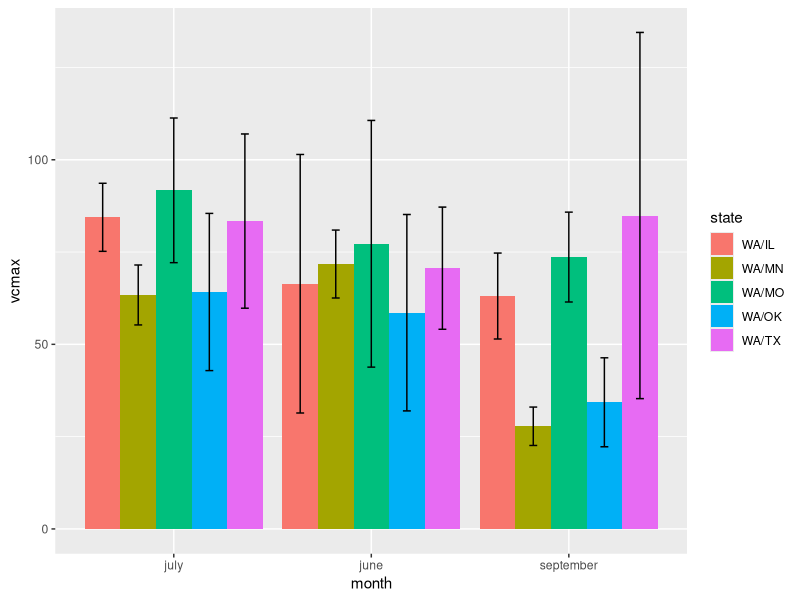

Here is the R script that generated this plot: (Note: this script raises an error after producing the figure.)
setwd("C:/Users/ianshiach/Desktop/Grad School/Thesis/Data/Master Files")
aci <- read.table (file="2013_2014_photosynthesis_master.csv", sep=",", header=TRUE)
data <- read.table (file="2014_all_but_photosynthesis_master.csv", sep=",", header=TRUE)

#subset 2014
aci2014 <- subset(aci, year == 2014)

#libraries
library(ggplot2)

#tapply to get averages


#tapply(aci2014$vcmax, aci2014$genotype, mean)

#summary stats
#trying to follow http://www.cookbook-r.com/Graphs/Plotting_means_and_error_bars_(ggplot2)/

#define function summarySE

summarySE <- function(data=NULL, measurevar, groupvars=NULL, na.rm=FALSE,
                      conf.interval=.95, .drop=TRUE) {
  library(plyr)
  
  # New version of length which can handle NA's: if na.rm==T, don't count them
  length2 <- function (x, na.rm=FALSE) {
    if (na.rm) sum(!is.na(x))
    else       length(x)
  }
  
  # This does the summary. For each group's data frame, return a vector with
  # N, mean, and sd
  datac <- ddply(data, groupvars, .drop=.drop,
                 .fun = function(xx, col) {
                   c(N    = length2(xx[[col]], na.rm=na.rm),
                     mean = mean   (xx[[col]], na.rm=na.rm),
                     sd   = sd     (xx[[col]], na.rm=na.rm)
                   )
                 },
                 measurevar
  )
  
  # Rename the "mean" column    
  datac <- rename(datac, c("mean" = measurevar))
  
  datac$se <- datac$sd / sqrt(datac$N)  # Calculate standard error of the mean
  
  # Confidence interval multiplier for standard error
  # Calculate t-statistic for confidence interval: 
  # e.g., if conf.interval is .95, use .975 (above/below), and use df=N-1
  ciMult <- qt(conf.interval/2 + .5, datac$N-1)
  datac$ci <- datac$se * ciMult
  
  return(datac)
}






#plot means




# Summaries then graphs

# Graphs use 95% confidence intervals instead of SEM. See reference above.

# Vcmax

summary_vcmax <- summarySE(aci2014, measurevar="vcmax", groupvars=c("state","month"))

ggplot(summary_vcmax, aes(x=month, y=vcmax, fill=state)) + 
  geom_bar(position=position_dodge(), stat="identity") +
  geom_errorbar(aes(ymin=vcmax-ci, ymax=vcmax+ci),
                width=.2,                    # Width of the error bars
                position=position_dodge(.9))



#June
boxplot(june_vcmax ~ state, data = aci2014,
        xlab = "Genotype", ylab = "Vcmax",
        main = "June 2014 Vcmax")

#July
boxplot(july_vcmax ~ state, data = aci2014,
        xlab = "Genotype", ylab = "Vcmax",
        main = "July 2014 Vcmax")

#September
boxplot(september_vcmax ~ state, data = aci2014,
        xlab = "Genotype", ylab = "Vcmax",
        main = "September 2014 Vcmax")







# jmax

summary_jmax <- summarySE(aci2014, measurevar="jmax", groupvars=c("state","month"))

ggplot(summary_jmax, aes(x=month, y=jmax, fill=state)) + 
  geom_bar(position=position_dodge(), stat="identity") +
  geom_errorbar(aes(ymin=jmax-ci, ymax=jmax+ci),
                width=.2,                    # Width of the error bars
                position=position_dodge(.9))


#June

boxplot(june_jmax ~ state, data = aci2014,
        xlab = "Genotype", ylab = "Jmax",
        main = "June 2014 Jmax")

#July

boxplot(july_jmax ~ state, data = aci2014,
        xlab = "Genotype", ylab = "Jmax",
        main = "July 2014 Jmax")

#September

boxplot(september_jmax ~ state, data = aci2014,
        xlab = "Genotype", ylab = "Jmax",
        main = "September 2014 Jmax")





# Biomass

summary_biomass <- summarySE(data, measurevar="biomass", groupvars=c("state"))

ggplot(summary_biomass, aes(x=state, y=biomass, fill=state)) + 
  geom_bar(position=position_dodge(), stat="identity") +
  geom_errorbar(aes(ymin=biomass-ci, ymax=biomass+ci),
                width=.2,                    # Width of the error bars
                position=position_dodge(.9))

boxplot(biomass ~ state, data = data,
        xlab = "Genotype", ylab = "Biomass (g)", 
        main = "2014 Biomass")

# Start growth
summary_start_growth <- summarySE(data, measurevar="start_growth", groupvars=c("state"))

ggplot(summary_start_growth, aes(x=state, y=start_growth, fill=state)) + 
  geom_bar(position=position_dodge(), stat="identity") +
  geom_errorbar(aes(ymin=start_growth-ci, ymax=start_growth+ci),
                width=.2,                    # Width of the error bars
                position=position_dodge(.9))

boxplot(start_growth ~ state, data = data,
        xlab = "Genotype", ylab = "start_growth", 
        main = "2014 start_growth")


# End growth

summary_end_growth <- summarySE(data, measurevar="end_growth", groupvars=c("state"))


ggplot(summary_end_growth, aes(x=state, y=end_growth, fill=state)) + 
  geom_bar(position=position_dodge(), stat="identity") +
  geom_errorbar(aes(ymin=end_growth-ci, ymax=end_growth+ci),
                width=.2,                    # Width of the error bars
                position=position_dodge(.9))


boxplot(end_growth ~ state, data = data,
        xlab = "Genotype", ylab = "end_growth", 
        main = "2014 end_growth")



# Duration growth
summary_duration_growth <- summarySE(data, measurevar="duration_growth", groupvars=c("state"))

ggplot(summary_duration_growth, aes(x=state, y=duration_growth, fill=state)) + 
  geom_bar(position=position_dodge(), stat="identity") +
  geom_errorbar(aes(ymin=duration_growth-ci, ymax=duration_growth+ci),
                width=.2,                    # Width of the error bars
                position=position_dodge(.9))

boxplot(duration_growth ~ state, data = data,
        xlab = "Genotype", ylab = "duration_growth", 
        main = "2014 duration_growth")


# June branches

summary_june_branch_number <- summarySE(data, measurevar="june_branch_number", groupvars=c("state"))

ggplot(summary_june_branch_number, aes(x=state, y=june_branch_number, fill=state)) + 
  geom_bar(position=position_dodge(), stat="identity") +
  geom_errorbar(aes(ymin=june_branch_number-ci, ymax=june_branch_number+ci),
                width=.2,                    # Width of the error bars
                position=position_dodge(.9))

boxplot(june_branch_number ~ state, data = data,
        xlab = "Genotype", ylab = "june_branch_number", 
        main = "2014 june_branch_number")


# December branches

summary_december_branch_number <- summarySE(data, measurevar="december_branch_number", groupvars=c("state"))

ggplot(summary_december_branch_number, aes(x=state, y=december_branch_number, fill=state)) + 
  geom_bar(position=position_dodge(), stat="identity") +
  geom_errorbar(aes(ymin=december_branch_number-ci, ymax=december_branch_number+ci),
                width=.2,                    # Width of the error bars
                position=position_dodge(.9))

boxplot(december_branch_number ~ state, data = data,
        xlab = "Genotype", ylab = "december_branch_number", 
        main = "2014 december_branch_number")


# June total diameter

summary_june_total_diameter <- summarySE(data, measurevar="june_total_diameter", groupvars=c("state"))

ggplot(summary_june_total_diameter, aes(x=state, y=june_total_diameter, fill=state)) + 
  geom_bar(position=position_dodge(), stat="identity") +
  geom_errorbar(aes(ymin=june_total_diameter-ci, ymax=june_total_diameter+ci),
                width=.2,                    # Width of the error bars
                position=position_dodge(.9))

boxplot(june_total_diameter ~ state, data = data,
        xlab = "Genotype", ylab = "june_total_diameter", 
        main = "2014 june_total_diameter")


# December total diameter

summary_december_total_diameter <- summarySE(data, measurevar="december_total_diameter", groupvars=c("state"))

ggplot(summary_december_total_diameter, aes(x=state, y=december_total_diameter, fill=state)) + 
  geom_bar(position=position_dodge(), stat="identity") +
  geom_errorbar(aes(ymin=december_total_diameter-ci, ymax=december_total_diameter+ci),
                width=.2,                    # Width of the error bars
                position=position_dodge(.9))


boxplot(december_total_diameter ~ state, data = data,
        xlab = "Genotype", ylab = "december_total_diameter", 
        main = "2014 december_total_diameter")


# June diameter of largest branch

summary_june_max_diameter <- summarySE(data, measurevar="june_max_diameter", groupvars=c("state"))


ggplot(summary_june_max_diameter, aes(x=state, y=june_max_diameter, fill=state)) + 
  geom_bar(position=position_dodge(), stat="identity") +
  geom_errorbar(aes(ymin=june_max_diameter-ci, ymax=june_max_diameter+ci),
                width=.2,                    # Width of the error bars
                position=position_dodge(.9))

boxplot(june_max_diameter ~ state, data = data,
        xlab = "Genotype", ylab = "june_max_diameter", 
        main = "2014 june_max_diameter")


# December diameter of largest branch

summary_december_max_diameter <- summarySE(data, measurevar="december_max_diameter", groupvars=c("state"))

ggplot(summary_december_max_diameter, aes(x=state, y=december_max_diameter, fill=state)) + 
  geom_bar(position=position_dodge(), stat="identity") +
  geom_errorbar(aes(ymin=december_max_diameter-ci, ymax=december_max_diameter+ci),
                width=.2,                    # Width of the error bars
                position=position_dodge(.9))

boxplot(december_max_diameter ~ state, data = data,
        xlab = "Genotype", ylab = "december_max_diameter", 
        main = "2014 december_max_diameter")
